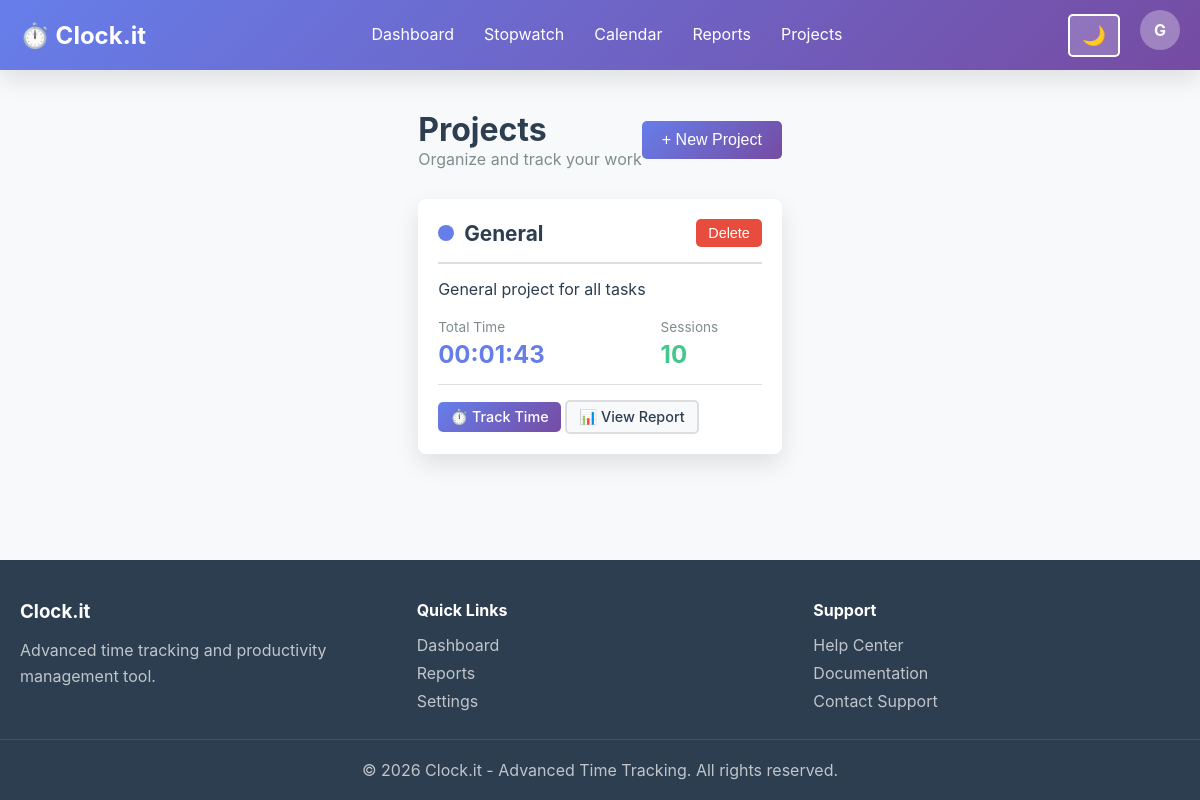
Screenshot of /projects.php (signed in) with the database file from the repository.
### tables this page shows
CREATE TABLE users (
                id INTEGER PRIMARY KEY AUTOINCREMENT,
                email TEXT UNIQUE NOT NULL,
                password_hash TEXT NOT NULL,
                full_name TEXT,
                created_at DATETIME DEFAULT CURRENT_TIMESTAMP,
                updated_at DATETIME DEFAULT CURRENT_TIMESTAMP,
                is_admin INTEGER DEFAULT 0,
                theme TEXT DEFAULT 'light',
                notifications_enabled INTEGER DEFAULT 1
            );

CREATE TABLE projects (
                id INTEGER PRIMARY KEY AUTOINCREMENT,
                user_id INTEGER NOT NULL,
                name TEXT NOT NULL,
                description TEXT,
                color TEXT DEFAULT '#667eea',
                is_active INTEGER DEFAULT 1,
                created_at DATETIME DEFAULT CURRENT_TIMESTAMP,
                FOREIGN KEY(user_id) REFERENCES users(id) ON DELETE CASCADE
            );

### config/database.php (called while the page is built, shortened)
<?php
class Database {
    private static $instance = null;
    private $connection;
    private $dbType = 'sqlite';
    private $dbPath;
    private function __construct() {
        if ($this->dbType === 'sqlite') {
            $this->dbPath = dirname(__DIR__) . '/data/clock-it.db';
        }
    }
    private function connectSQLite() {
        try {
            $this->connection = new PDO('sqlite:' . $this->dbPath);
            $this->connection->setAttribute(PDO::ATTR_ERRMODE, PDO::ERRMODE_EXCEPTION);
        } catch (PDOException $e) {
            die('Database connection failed: ' . $e->getMessage());
        }
    }
    public static function getInstance() {
        if (self::$instance === null) {
            self::$instance = new self();
        }
        return self::$instance;
    }
    public function query($sql, $params = []) {
        $stmt = $this->connection->prepare($sql);
        $stmt->execute($params);
        return $stmt;
    }
    public function fetch($sql, $params = []) {
        return $this->query($sql, $params)->fetch(PDO::FETCH_ASSOC);
    }
    public function fetchAll($sql, $params = []) {
        return $this->query($sql, $params)->fetchAll(PDO::FETCH_ASSOC);
    }
}
?>

### config/init.php (called while the page is built, shortened)
<?php
require_once dirname(__FILE__) . '/database.php';
require_once dirname(__FILE__) . '/html-helper.php';
function isAuthenticated() {
    return isset($_SESSION['user_id']) && isset($_SESSION['user_email']);
}
function getCurrentUser() {
    $db = Database::getInstance();
    return $db->fetch("SELECT id, email, full_name, is_admin, theme FROM users WHERE id = ?", [$_SESSION['user_id']]);
}
function formatDuration($seconds) {
    $hours = floor($seconds / 3600);
    $minutes = floor(($seconds % 3600) / 60);
    $secs = $seconds % 60;
    return sprintf('%02d:%02d:%02d', $hours, $minutes, $secs);
}
?>

### projects.php (the view, shortened to what this page needs)
<?php
require_once 'config/init.php';
$user = getCurrentUser();
$userId = $_SESSION['user_id'];
$db = Database::getInstance();
$projects = $db->fetchAll(
    "SELECT p.*, COUNT(ts.id) as session_count, SUM(ts.duration_seconds) as total_time
     FROM projects p
     LEFT JOIN time_sessions ts ON p.id = ts.project_id
     WHERE p.user_id = ?
     GROUP BY p.id
     ORDER BY p.created_at DESC",
    [$userId]
);
?>
<?php HTMLHelper::renderHeader('Projects', $user); ?>
<body class="<?php echo $user['theme'] === 'dark' ? 'dark-theme' : 'light-theme'; ?>">
    <?php HTMLHelper::renderNavigation('projects', $user); ?>
    <div class="container">
        <div style="display: flex; justify-content: space-between; align-items: center; margin-bottom: 30px;">
            <div>
                <h1>Projects</h1>
                <p class="text-muted">Organize and track your work</p>
            </div>
            <button class="btn btn-primary" onclick="showCreateModal()">+ New Project</button>
        </div>
        <?php if (empty($projects)): ?>
            <div class="card" style="text-align: center; padding: 60px 20px;">
                <h2>No projects yet</h2>
                <p class="text-muted">Create your first project to organize your time tracking</p>
                <button class="btn btn-primary" onclick="showCreateModal()" style="margin-top: 20px;">Create Project</button>
            </div>
        <?php else: ?>
            <div class="row">
                <?php foreach ($projects as $project): ?>
                    <div class="card">
                        <div class="card-header">
                            <div style="display: flex; align-items: center; gap: 10px; flex: 1;">
                                <div style="width: 16px; height: 16px; border-radius: 50%; background: <?php echo htmlspecialchars($project['color']); ?>;"></div>
                                <h3 class="card-title" style="margin: 0;">
                                    <?php echo htmlspecialchars($project['name']); ?>
                                </h3>
                            </div>
                            <form method="POST" style="margin: 0;">
                                <button type="submit" class="btn btn-danger btn-sm" onclick="return confirm('Delete this project?')">Delete</button>
                            </form>
                        </div>
                        <div class="card-body">
                            <?php if ($project['description']): ?>
                                <p><?php echo htmlspecialchars($project['description']); ?></p>
                            <?php endif; ?>
                            <div style="display: grid; grid-template-columns: 2fr 1fr; gap: 20px; margin-top: 20px;">
                                <div>
                                    <div class="text-muted" style="font-size: 0.85rem; margin-bottom: 5px;">Total Time</div>
                                    <div style="font-size: 1.5rem; font-weight: bold; color: #667eea;">
                                        <?php echo formatDuration($project['total_time'] ?? 0); ?>
                                    </div>
                                </div>
                                <div>
                                    <div class="text-muted" style="font-size: 0.85rem; margin-bottom: 5px;">Sessions</div>
                                    <div style="font-size: 1.5rem; font-weight: bold; color: #42c88a;">
                                        <?php echo $project['session_count'] ?? 0; ?>
                                    </div>
                                </div>
                            </div>
                        </div>
                        <div class="card-footer">
                            <a href="stopwatch.php?project=<?php echo $project['id']; ?>" class="btn btn-primary btn-sm">
                                ⏱️ Track Time
                            </a>
                            <a href="reports.php?project=<?php echo $project['id']; ?>" class="btn btn-secondary btn-sm">
                                📊 View Report
                            </a>
                        </div>
                    </div>
                <?php endforeach; ?>
            </div>
        <?php endif; ?>
    </div>
    <?php HTMLHelper::renderFooter(); ?>
</body>
</html>

### config/html-helper.php (shortened to what this page needs)
<?php
class HTMLHelper {
    public static function renderHeader($title, $user = null) {
        $theme = $user && isset($user['theme']) ? $user['theme'] : 'light';
        $baseUrl = defined('BASE_URL') ? BASE_URL : '';
        echo <<<HTML
<!DOCTYPE html>
<html lang="en" data-theme="$theme" data-base-url="$baseUrl">
<head>
    <meta charset="UTF-8">
    <meta name="viewport" content="width=device-width, initial-scale=1.0">
    <meta http-equiv="X-UA-Compatible" content="IE=edge">
    <title>$title - Clock.it</title>
    <link rel="stylesheet" href="{$baseUrl}/assets/css/style.css">
    <link rel="stylesheet" href="{$baseUrl}/assets/css/responsive.css">
    <link rel="stylesheet" href="{$baseUrl}/assets/css/dark-mode.css">
</head>
<body class="$theme-theme">
HTML;
    }
    public static function renderNavigation($currentPage = '', $user = null) {
        $baseUrl = defined('BASE_URL') ? BASE_URL : '';
        $userEmail = $user ? htmlspecialchars($user['email']) : '';
        $userName = $user && $user['full_name'] ? htmlspecialchars($user['full_name']) : explode('@', $userEmail)[0];
        $userInitial = !empty($userName) ? $userName[0] : '?';
        echo <<<HTML
<nav class="navbar">
    <div class="navbar-container">
        <div class="navbar-brand">
            <a href="{$baseUrl}/dashboard.php" class="brand-logo">⏱️ Clock.it</a>
        </div>
        <ul class="navbar-menu" id="navMenu">
            <li><a href="{$baseUrl}/dashboard.php" class="nav-link $(currentPage === 'dashboard' ? 'active' : '')">Dashboard</a></li>
            <li><a href="{$baseUrl}/stopwatch.php" class="nav-link $(currentPage === 'stopwatch' ? 'active' : '')">Stopwatch</a></li>
            <li><a href="{$baseUrl}/calendar.php" class="nav-link $(currentPage === 'calendar' ? 'active' : '')">Calendar</a></li>
            <li><a href="{$baseUrl}/reports.php" class="nav-link $(currentPage === 'reports' ? 'active' : '')">Reports</a></li>
            <li><a href="{$baseUrl}/projects.php" class="nav-link $(currentPage === 'projects' ? 'active' : '')">Projects</a></li>
HTML;
        echo <<<HTML
        </ul>
        <div class="navbar-end">
            <button id="themeToggle" class="theme-toggle" title="Toggle dark/light mode">
                <span id="themeIcon">🌙</span>
            </button>
            <div class="user-menu">
                <div class="user-avatar">$userInitial</div>
                <div class="user-dropdown">
                    <div class="user-info">
                        <div class="user-name">$userName</div>
                        <div class="user-email">$userEmail</div>
                    </div>
                    <hr>
                    <a href="{$baseUrl}/profile.php" class="dropdown-item">👤 Profile</a>
                    <a href="{$baseUrl}/settings.php" class="dropdown-item">⚙️ Settings</a>
                    <hr>
                    <a href="{$baseUrl}/logout.php" class="dropdown-item logout">🚪 Logout</a>
                </div>
            </div>
        </div>
        <button id="menuToggle" class="menu-toggle">☰</button>
    </div>
</nav>
HTML;
    }
    public static function renderFooter() {
        $year = date('Y');
        $baseUrl = defined('BASE_URL') ? BASE_URL : '';
        echo <<<HTML
<footer class="footer">
    <div class="footer-container">
        <div class="footer-section">
            <h3>Clock.it</h3>
            <p>Advanced time tracking and productivity management tool.</p>
        </div>
        <div class="footer-section">
            <h4>Quick Links</h4>
            <ul>
                <li><a href="{$baseUrl}/dashboard.php">Dashboard</a></li>
                <li><a href="{$baseUrl}/reports.php">Reports</a></li>
                <li><a href="{$baseUrl}/settings.php">Settings</a></li>
            </ul>
        </div>
        <div class="footer-section">
            <h4>Support</h4>
            <ul>
                <li><a href="{$baseUrl}/help.php">Help Center</a></li>
                <li><a href="{$baseUrl}/docs.php">Documentation</a></li>
                <li><a href="mailto:support@clock-it.local">Contact Support</a></li>
            </ul>
        </div>
    </div>
    <div class="footer-bottom">
        <p>&copy; $year Clock.it - Advanced Time Tracking. All rights reserved.</p>
    </div>
</footer>
<script>
    window.APP_BASE_URL = window.APP_BASE_URL || document.documentElement.dataset.baseUrl || '';
</script>
<script src="{$baseUrl}/assets/js/main.js"></script>
<script src="{$baseUrl}/assets/js/theme.js"></script>
</body>
</html>
HTML;
    }
}
?>

### assets/css/style.css (style rules this page uses)
:root { --primary: #667eea; --primary-dark: #764ba2; --secondary: #42c88a; --danger: #e74c3c; --warning: #f39c12; --info: #3498db; --success: #27ae60; --light: #ecf0f1; --dark: #2c3e50; --text-primary: #2c3e50; --text-secondary: #7f8c8d; --bg-primary: #ffffff; --bg-secondary: #f8f9fa; --border-color: #ddd; --shadow: 0 10px 25px rgba(0, 0, 0, 0.1); --shadow-lg: 0 20px 60px rgba(0, 0, 0, 0.15); --transition: all 0.3s ease; }
* { margin: 0; padding: 0; box-sizing: border-box; }
html, body { height: 100%; font-family: -apple-system, BlinkMacSystemFont, 'Segoe UI', 'Helvetica Neue', sans-serif; background: var(--bg-secondary); color: var(--text-primary); }
body { display: flex; flex-direction: column; min-height: 100vh; }
.navbar { background: linear-gradient(135deg, var(--primary) 0%, var(--primary-dark) 100%); color: white; padding: 0; box-shadow: var(--shadow); position: sticky; top: 0; z-index: 1000; }
.navbar-container { max-width: 1400px; margin: 0 auto; padding: 0 20px; display: flex; justify-content: space-between; align-items: center; height: 70px; }
.brand-logo { font-size: 1.5rem; font-weight: bold; text-decoration: none; color: white; display: flex; align-items: center; gap: 10px; transition: var(--transition); }
.navbar-menu { display: flex; list-style: none; gap: 0; }
.nav-link { color: white; text-decoration: none; padding: 25px 15px; transition: var(--transition); border-bottom: 3px solid transparent; display: inline-block; }
.navbar-end { display: flex; gap: 20px; align-items: center; }
.theme-toggle { background: rgba(255, 255, 255, 0.2); border: 2px solid white; color: white; padding: 8px 12px; border-radius: 5px; cursor: pointer; font-size: 1.2rem; transition: var(--transition); }
.user-menu { position: relative; padding-bottom: 10px; }
.user-menu::after { content: ''; position: absolute; top: 40px; left: 0; right: 0; height: 10px; pointer-events: auto; }
.user-avatar { width: 40px; height: 40px; border-radius: 50%; background: rgba(255, 255, 255, 0.3); display: flex; align-items: center; justify-content: center; cursor: pointer; font-weight: bold; transition: var(--transition); }
.container { max-width: 1400px; margin: 0 auto; padding: 30px 20px; flex: 1; }
.row { display: grid; grid-template-columns: repeat(auto-fit, minmax(300px, 1fr)); gap: 20px; }
.card { background: var(--bg-primary); border-radius: 8px; padding: 20px; box-shadow: var(--shadow); transition: var(--transition); }
.card-header { border-bottom: 2px solid var(--border-color); padding-bottom: 15px; margin-bottom: 15px; display: flex; justify-content: space-between; align-items: center; }
.card-title { font-size: 1.3rem; font-weight: bold; color: var(--text-primary); }
.card-body { flex: 1; }
.card-footer { border-top: 1px solid var(--border-color); padding-top: 15px; margin-top: 15px; }
.btn { display: inline-flex; align-items: center; justify-content: center; padding: 10px 20px; border: none; border-radius: 5px; font-size: 1rem; cursor: pointer; transition: var(--transition); text-decoration: none; gap: 8px; font-weight: 500; }
.btn-primary { background: linear-gradient(135deg, var(--primary) 0%, var(--primary-dark) 100%); color: white; }
.btn-secondary { background: var(--bg-secondary); color: var(--text-primary); border: 2px solid var(--border-color); }
.btn-danger { background: var(--danger); color: white; }
.btn-sm { padding: 6px 12px; font-size: 0.9rem; }
.footer { background: var(--dark); color: white; margin-top: auto; padding: 40px 0 20px; }
.footer-container { max-width: 1400px; margin: 0 auto; padding: 0 20px; display: grid; grid-template-columns: repeat(auto-fit, minmax(250px, 1fr)); gap: 30px; margin-bottom: 20px; }
.footer-section h3, .footer-section h4 { margin-bottom: 15px; }
.footer-section p { color: rgba(255, 255, 255, 0.7); line-height: 1.6; }
.footer-section ul { list-style: none; }
.footer-section a { color: rgba(255, 255, 255, 0.7); text-decoration: none; transition: var(--transition); display: inline-block; margin-bottom: 8px; }
.footer-bottom { border-top: 1px solid rgba(255, 255, 255, 0.1); text-align: center; padding-top: 20px; color: rgba(255, 255, 255, 0.7); }
.text-muted { color: var(--text-secondary); }

### assets/css/responsive.css (style rules this page uses)
@media (min-width: 1200px) { .container { padding: 40px 60px; } }
@media (min-width: 1200px) { .row { grid-template-columns: repeat(auto-fit, minmax(350px, 1fr)); } }

### rows the page displays
users: full_name "G"
projects: name "General", description "General project for all tasks", total_time "00:01:43", session_count "10"
